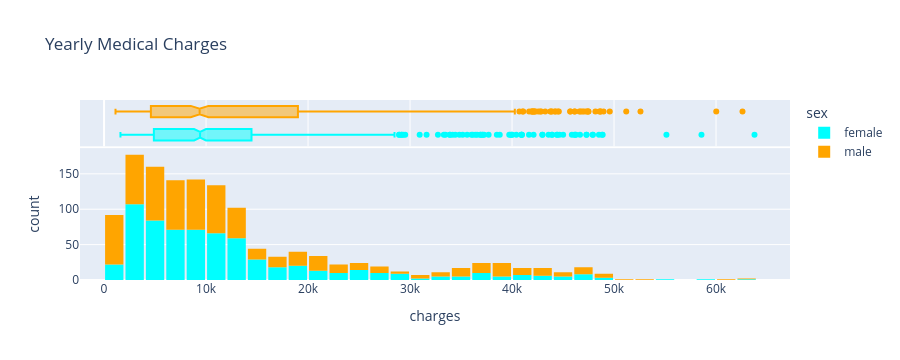

Notebook code cell kept with this figure:
### Code cell
# Plot for charges vs sex
fig = px.histogram(medical_df,x="charges",marginal="box",color="sex",color_discrete_sequence=["cyan","orange"],title="Yearly Medical Charges")
fig.update_layout(bargap=0.1)
fig.show()

### Figure 1 — Plotly figure (JSON) as saved in the notebook; plotly's stock layout.template omitted (floating-point values rounded to 4 significant figures; data arrays with more than 128 entries replaced by an {"elided": "..."} marker saying what was removed)
{"data": [{"alignmentgroup": "True", "bingroup": "x", "hovertemplate": "sex=female<br>charges=%{x}<br>count=%{y}<extra></extra>", "legendgroup": "female", "marker": {"color": "cyan", "pattern": {"shape": ""}}, "name": "female", "offsetgroup": "female", "orientation": "v", "showlegend": true, "type": "histogram", "x": {"elided": "662 float values"}, "xaxis": "x", "yaxis": "y"}, {"alignmentgroup": "True", "hovertemplate": "sex=female<br>charges=%{x}<extra></extra>", "legendgroup": "female", "marker": {"color": "cyan"}, "name": "female", "notched": true, "offsetgroup": "female", "showlegend": false, "type": "box", "x": {"elided": "662 float values"}, "xaxis": "x2", "yaxis": "y2"}, {"alignmentgroup": "True", "bingroup": "x", "hovertemplate": "sex=male<br>charges=%{x}<br>count=%{y}<extra></extra>", "legendgroup": "male", "marker": {"color": "orange", "pattern": {"shape": ""}}, "name": "male", "offsetgroup": "male", "orientation": "v", "showlegend": true, "type": "histogram", "x": {"elided": "676 float values"}, "xaxis": "x", "yaxis": "y"}, {"alignmentgroup": "True", "hovertemplate": "sex=male<br>charges=%{x}<extra></extra>", "legendgroup": "male", "marker": {"color": "orange"}, "name": "male", "notched": true, "offsetgroup": "male", "showlegend": false, "type": "box", "x": {"elided": "676 float values"}, "xaxis": "x2", "yaxis": "y2"}], "layout": {"bargap": 0.1, "barmode": "relative", "height": 360, "legend": {"title": {"text": "sex"}, "tracegroupgap": 0}, "title": {"text": "Yearly Medical Charges"}, "xaxis": {"anchor": "y", "autorange": true, "domain": [0, 1], "range": [-2359.0, 67250.0], "title": {"text": "charges"}, "type": "linear"}, "xaxis2": {"anchor": "y2", "autorange": true, "domain": [0, 1], "matches": "x", "range": [-2359.0, 67250.0], "showgrid": true, "showticklabels": false, "type": "linear"}, "yaxis": {"anchor": "x", "autorange": true, "domain": [0, 0.7326], "range": [0, 186.3], "title": {"text": "count"}}, "yaxis2": {"anchor": "x2", "autorange": true, "domain": [0.7426, 1], "matches": "y2", "range": [-0.5, 1.5], "showgrid": false, "showline": false, "showticklabels": false, "ticks": "", "type": "category"}}}
